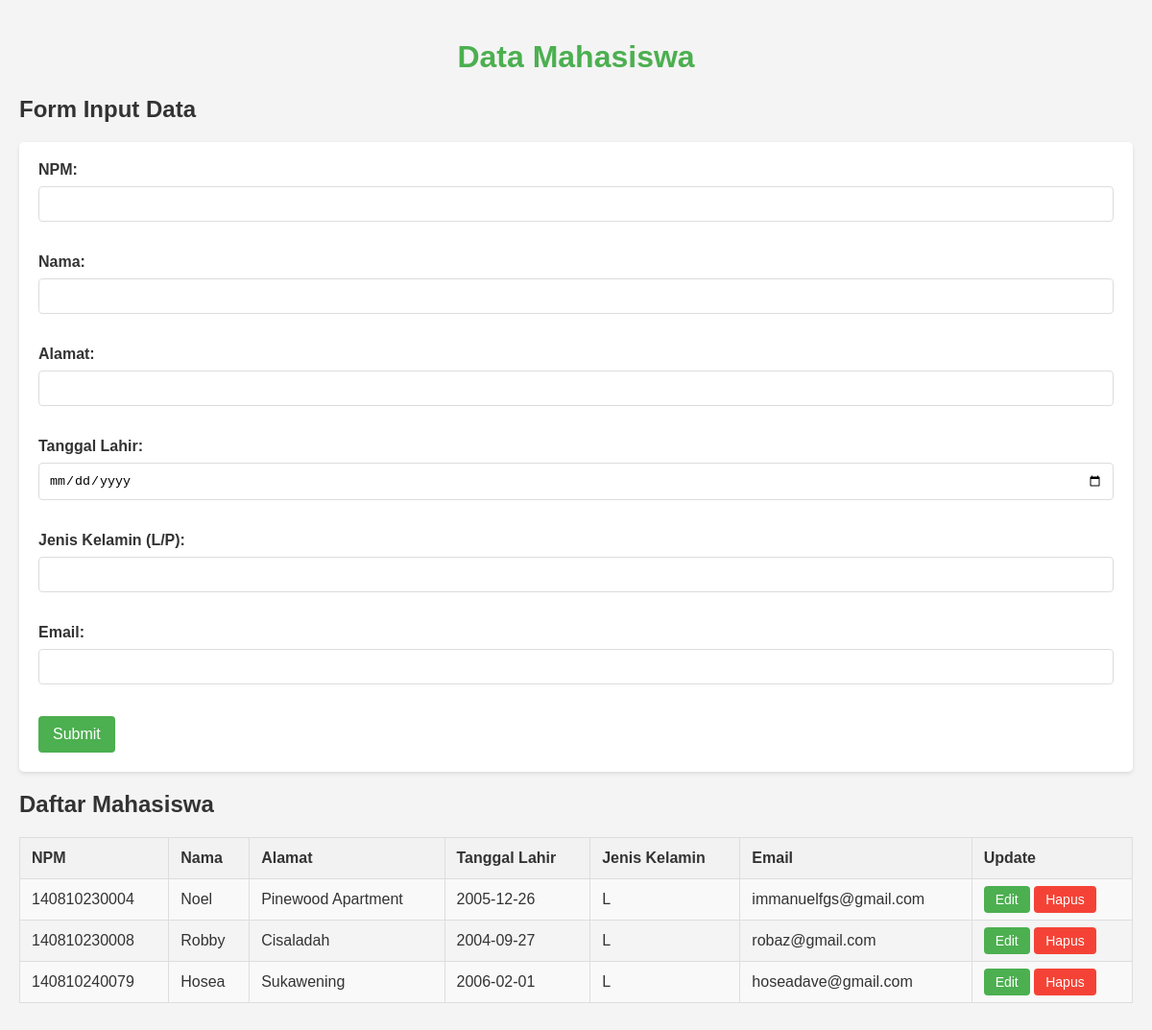
The page / on the database its author committed.
### tables this page shows
CREATE TABLE `identitas` (
  `npm` varchar(12) NOT NULL,
  `nama` varchar(40) NOT NULL,
  `alamat` varchar(100) NOT NULL,
  `tgl_lhr` date NOT NULL,
  `jk` char(1) NOT NULL,
  `email` varchar(50) NOT NULL
);

### tampil.php (the view, shortened to what this page needs)
<?php
include 'db_connect.php';
$sql = "SELECT * FROM identitas ORDER BY npm ASC";
$result = $conn->query($sql);
if ($result->num_rows > 0) {
    echo "<table>
            <tr>
                <th>NPM</th>
                <th>Nama</th>
                <th>Alamat</th>
                <th>Tanggal Lahir</th>
                <th>Jenis Kelamin</th>
                <th>Email</th>
                <th>Update</th>
            </tr>";
    while ($row = $result->fetch_assoc()) {
        echo "<tr>
                <td>" . $row["npm"] . "</td>
                <td>" . $row["nama"] . "</td>
                <td>" . $row["alamat"] . "</td>
                <td>" . $row["tgl_lhr"] . "</td>
                <td>" . $row["jk"] . "</td>
                <td>" . $row["email"] . "</td>
                <td>
                    <a href='update.php?npm=" . $row["npm"] . "' class='btn'>Edit</a>
                    <a href='delete.php?npm=" . $row["npm"] . "' class='btn btn-danger'>Hapus</a>
                </td>
              </tr>";
    }
    echo "</table>";
} else {
    echo "Tidak ada data.";
}
?>

### index.php (shortened to what this page needs)
<!DOCTYPE html>
<html lang="id">
<head>
    <link rel="stylesheet" href="myStyle.css">
</head>
<body>
    <h1>Data Mahasiswa</h1>
    <h2>Form Input Data</h2>
    <form method="POST" action="insert.php">
        <label for="npm">NPM:</label>
        <input type="text" id="npm" name="npm" required><br><br>
        <label for="nama">Nama:</label>
        <input type="text" id="nama" name="nama" required><br><br>
        <label for="alamat">Alamat:</label>
        <input type="text" id="alamat" name="alamat" required><br><br>
        <label for="tgl_lhr">Tanggal Lahir:</label>
        <input type="date" id="tgl_lhr" name="tgl_lhr" required><br><br>
        <label for="jk">Jenis Kelamin (L/P):</label>
        <input type="text" id="jk" name="jk" maxlength="1" required><br><br>
        <label for="email">Email:</label>
        <input type="email" id="email" name="email" required><br><br>
        <input type="submit" value="Submit" class="btn">
    </form>
    <h2>Daftar Mahasiswa</h2>
    <?php include 'tampil.php'; ?>
</body>
</html>

### myStyle.css (style rules this page uses)
body { font-family: Arial, sans-serif; margin: 0; padding: 20px; background-color: #f4f4f4; color: #333; }
h1 { text-align: center; color: #4CAF50; }
form { background-color: white; padding: 20px; margin-bottom: 20px; border-radius: 5px; box-shadow: 0 2px 4px rgba(0, 0, 0, 0.1); }
form label { display: block; margin-bottom: 8px; font-weight: bold; }
form input[type="text"], form input[type="date"], form input[type="email"] { width: 100%; padding: 10px; margin-bottom: 15px; border: 1px solid #ddd; border-radius: 4px; box-sizing: border-box; }
form input[type="submit"] { background-color: #4CAF50; color: white; padding: 10px 15px; border: none; border-radius: 4px; cursor: pointer; font-size: 16px; }
table { width: 100%; border-collapse: collapse; margin-bottom: 20px; }
table, th, td { border: 1px solid #ddd; }
th, td { padding: 12px; text-align: left; }
th { background-color: #f2f2f2; }
tr:nth-child(even) { background-color: #f9f9f9; }
.btn { padding: 6px 12px; background-color: #4CAF50; color: white; border: none; border-radius: 4px; text-decoration: none; font-size: 14px; }
.btn-danger { background-color: #f44336; }

### rows shown on the page
identitas: npm "140810230004", nama "Noel", alamat "Pinewood Apartment", tgl_lhr "2005-12-26", jk "L", email "immanuelfgs@gmail.com"
identitas: npm "140810230008", nama "Robby", alamat "Cisaladah", tgl_lhr "2004-09-27", jk "L", email "robaz@gmail.com"
identitas: npm "140810240079", nama "Hosea", alamat "Sukawening", tgl_lhr "2006-02-01", jk "L", email "hoseadave@gmail.com"
